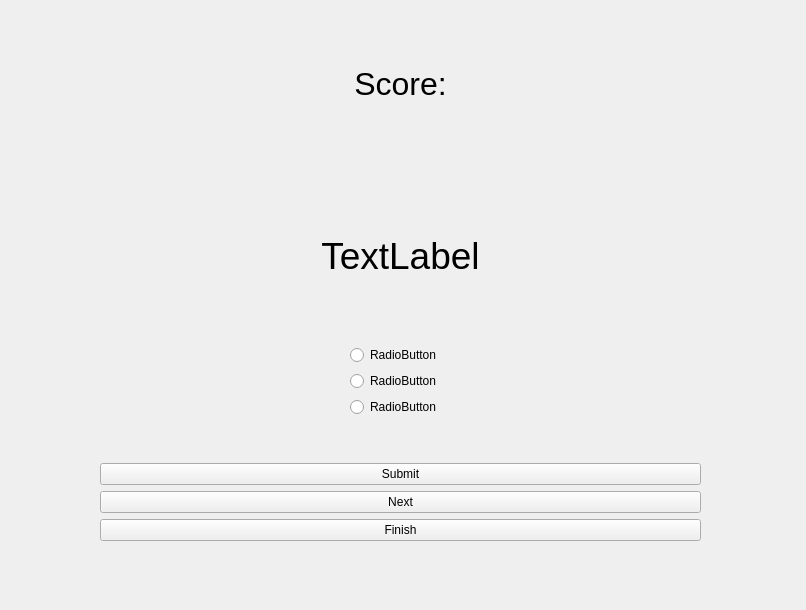
<?xml version="1.0" encoding="UTF-8"?>
<ui version="4.0">
 <class>Form</class>
 <widget class="QWidget" name="Form">
  <property name="geometry">
   <rect>
    <x>0</x>
    <y>0</y>
    <width>806</width>
    <height>610</height>
   </rect>
  </property>
  <property name="windowTitle">
   <string>Form</string>
  </property>
  <widget class="QWidget" name="">
   <property name="geometry">
    <rect>
     <x>100</x>
     <y>0</y>
     <width>601</width>
     <height>541</height>
    </rect>
   </property>
   <layout class="QVBoxLayout" name="verticalLayout">
    <item>
     <widget class="QLabel" name="scoring">
      <property name="font">
       <font>
        <family>Ubuntu</family>
        <pointsize>24</pointsize>
       </font>
      </property>
      <property name="text">
       <string>Score:</string>
      </property>
      <property name="alignment">
       <set>Qt::AlignCenter</set>
      </property>
     </widget>
    </item>
    <item>
     <widget class="QLabel" name="questionLabel">
      <property name="font">
       <font>
        <family>Ubuntu</family>
        <pointsize>28</pointsize>
       </font>
      </property>
      <property name="text">
       <string>TextLabel</string>
      </property>
      <property name="alignment">
       <set>Qt::AlignCenter</set>
      </property>
     </widget>
    </item>
    <item>
     <layout class="QVBoxLayout" name="answers_layout">
      <property name="leftMargin">
       <number>250</number>
      </property>
      <property name="topMargin">
       <number>0</number>
      </property>
      <property name="rightMargin">
       <number>100</number>
      </property>
      <property name="bottomMargin">
       <number>40</number>
      </property>
      <item>
       <widget class="QRadioButton" name="answer_1">
        <property name="font">
         <font>
          <family>Ubuntu</family>
         </font>
        </property>
        <property name="text">
         <string>RadioButton</string>
        </property>
       </widget>
      </item>
      <item>
       <widget class="QRadioButton" name="answer_2">
        <property name="font">
         <font>
          <family>Ubuntu</family>
         </font>
        </property>
        <property name="text">
         <string>RadioButton</string>
        </property>
       </widget>
      </item>
      <item>
       <widget class="QRadioButton" name="answer_3">
        <property name="font">
         <font>
          <family>Ubuntu</family>
         </font>
        </property>
        <property name="text">
         <string>RadioButton</string>
        </property>
       </widget>
      </item>
     </layout>
    </item>
    <item>
     <widget class="QPushButton" name="submitBtn">
      <property name="font">
       <font>
        <family>Ubuntu</family>
       </font>
      </property>
      <property name="text">
       <string>Submit</string>
      </property>
     </widget>
    </item>
    <item>
     <widget class="QPushButton" name="nextBtn">
      <property name="enabled">
       <bool>true</bool>
      </property>
      <property name="font">
       <font>
        <family>Ubuntu</family>
       </font>
      </property>
      <property name="text">
       <string>Next</string>
      </property>
     </widget>
    </item>
    <item>
     <widget class="QPushButton" name="finishBtn">
      <property name="font">
       <font>
        <family>Ubuntu</family>
       </font>
      </property>
      <property name="text">
       <string>Finish</string>
      </property>
     </widget>
    </item>
   </layout>
  </widget>
 </widget>
 <resources/>
 <connections/>
</ui>
